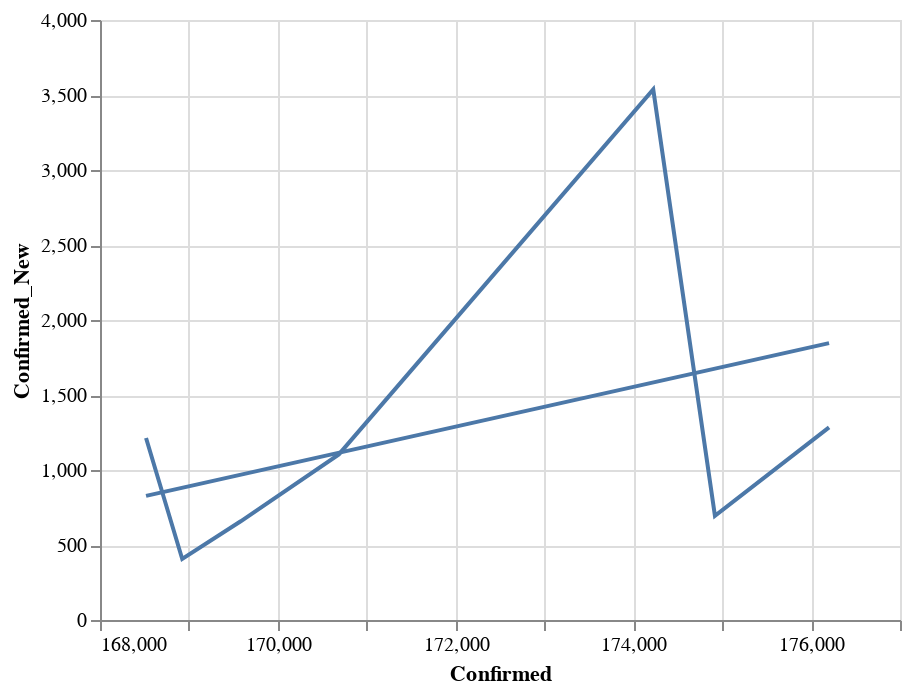

Notebook code for this chart:
### Code cell
data = country_level
state = alt.Chart(data[data['Country'] == 'France'].sort_values('Date').tail(7)).mark_line().encode(
    x='Confirmed:Q',
    y='Confirmed_New:Q'
)
reg = state.transform_regression("Confirmed", "Confirmed_New", method="linear").mark_line()
(state+reg).interactive()

### Figure 1 — Vega-Lite specification as saved in the notebook (floating-point values rounded to 4 significant figures)
{"config": {"view": {"continuousWidth": 400, "continuousHeight": 300}}, "layer": [{"mark": "line", "encoding": {"x": {"type": "quantitative", "field": "Confirmed"}, "y": {"type": "quantitative", "field": "Confirmed_New"}}, "selection": {"selector473": {"type": "interval", "bind": "scales", "encodings": ["x", "y"]}}}, {"mark": "line", "encoding": {"x": {"type": "quantitative", "field": "Confirmed"}, "y": {"type": "quantitative", "field": "Confirmed_New"}}, "transform": [{"on": "Confirmed", "regression": "Confirmed_New", "method": "linear"}]}], "data": {"name": "data-d602a15354e9c15270ba2d15313f27bf"}, "$schema": "https://vega.github.io/schema/vega-lite/v4.0.2.json", "datasets": {"data-d602a15354e9c15270ba2d15313f27bf": [{"Country": "France", "Date": "05-02-2020", "Confirmed": 168500.0, "Deaths": 24760.0, "Recovered": 50660.0, "Confirmed_New": 1213.0, "Deaths_New": 135.0, "Recovered_New": -461.0, "Active": 93090.0}, {"Country": "France", "Date": "05-03-2020", "Confirmed": 168900.0, "Deaths": 24900.0, "Recovered": 50880.0, "Confirmed_New": 407.0, "Deaths_New": 137.0, "Recovered_New": 222.0, "Active": 93140.0}, {"Country": "France", "Date": "05-04-2020", "Confirmed": 169600.0, "Deaths": 25200.0, "Recovered": 51480.0, "Confirmed_New": 658.0, "Deaths_New": 304.0, "Recovered_New": 591.0, "Active": 92900.0}, {"Country": "France", "Date": "05-05-2020", "Confirmed": 170700.0, "Deaths": 25540.0, "Recovered": 52840.0, "Confirmed_New": 1104.0, "Deaths_New": 333.0, "Recovered_New": 1366.0, "Active": 92310.0}, {"Country": "France", "Date": "05-06-2020", "Confirmed": 174200.0, "Deaths": 25810.0, "Recovered": 54080.0, "Confirmed_New": 3537.0, "Deaths_New": 275.0, "Recovered_New": 1237.0, "Active": 94330.0}, {"Country": "France", "Date": "05-07-2020", "Confirmed": 174900.0, "Deaths": 25990.0, "Recovered": 55190.0, "Confirmed_New": 694.0, "Deaths_New": 178.0, "Recovered_New": 1112.0, "Active": 93740.0}, {"Country": "France", "Date": "05-08-2020", "Confirmed": 176200.0, "Deaths": 26230.0, "Recovered": 55890.0, "Confirmed_New": 1284.0, "Deaths_New": 243.0, "Recovered_New": 701.0, "Active": 94080.0}]}}
